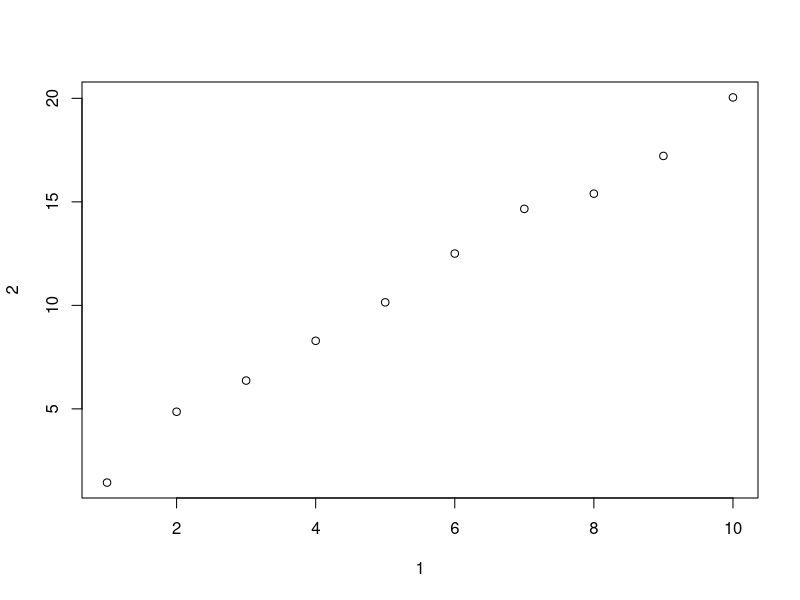
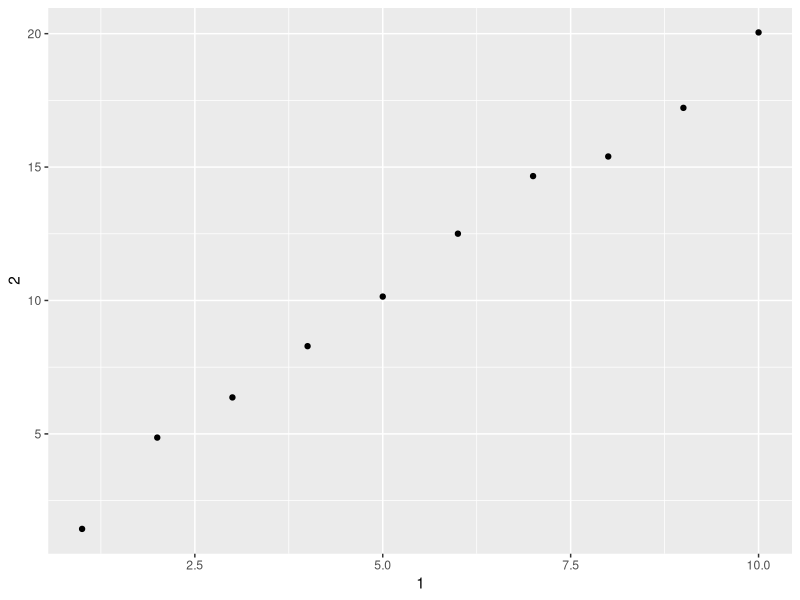
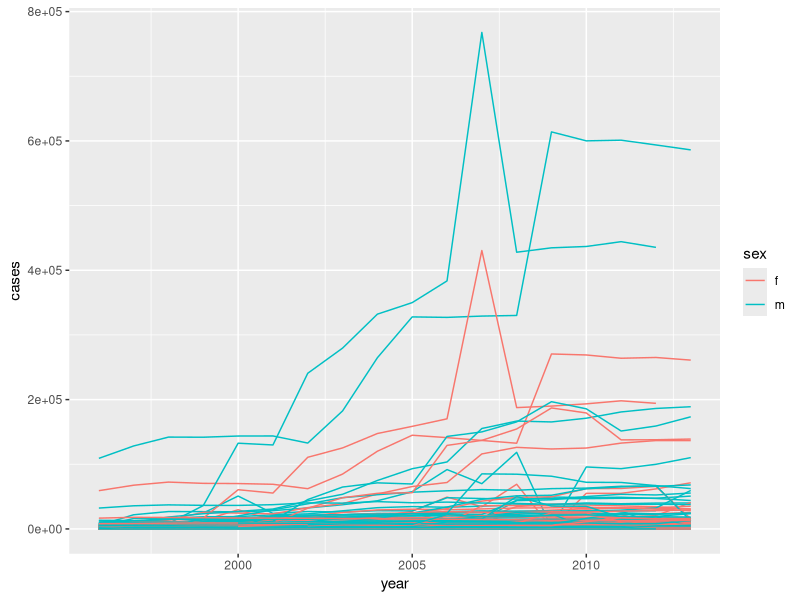

Reproduce these figures in R, in order.
## ---- chunk 1
knitr::opts_chunk$set(echo = TRUE)
library(tibble)
library(ggplot2)
library(dplyr)
library(tidyverse)
library(tidyr)
library(foreign)
## ---- chunk 2
mtcars
class(mtcars)
class(as_tibble(mtcars))
## ---- chunk 3
#data.frame
df <- data.frame(abc = 1, xyz = "a")

#tibble
tbl <- as.tibble(df)

df$x
tbl$x

df[, "xyz"]
tbl[,"xyz"]

df[, c("abc", "xyz")]
tbl[,c("abc","xyz")]

## ---- chunk 4
annoying <- tibble(
  `1` = 1:10,
  `2` = `1` * 2 + rnorm(length(`1`))
)

annoying

#(1)Extracting the variable called 1.
annoying[1]
annoying[["1"]]
annoying$'1'

#(2)Plotting a scatterplot of 1 vs 2.
plot(annoying)
ggplot(annoying, aes(x = `1`, y = `2`)) +geom_point()

#(3)Creating a new column called 3 which is 2 divided by 1.
annoying$`3` <- annoying$`2` / annoying$`1`
annoying[["3"]] <- annoying[["2"]] / annoying[["1"]]


#(4)Renaming the columns to one, two and three.
annoying <- rename(annoying, one = `1`, two = `2`, three = `3`)
glimpse(annoying)
## ---- chunk 5
?enframe()
enframe(c(a = 5, b = 7, c=25))
## ---- chunk 6
?print.tbl_df()
## ---- chunk 7
who

who1 <- who %>%
  gather(new_sp_m014:newrel_f65, key = "key", value = "cases", na.rm = TRUE)
glimpse(who1)
who1

who2 <- who1 %>%
 mutate(key = stringr::str_replace(key, "newrel", "new_rel"))
who2

who3 <- who2 %>%
  separate(key, c("new", "type", "sexage"), sep = "_")
who3

who3 %>%
  count(new)

who4 <- who3 %>%
  select(-new, -iso2, -iso3)

who5 <- who4 %>%
  separate(sexage, c("sex", "age"), sep = 1)
who5
## ---- chunk 8
who1 %>%
  filter(cases == 0) %>%
  nrow()
## ---- chunk 9
who3a <- who1 %>%
  separate(key, c("new", "type", "sexage"), sep = "_")
## ---- chunk 10
filter(who3a, new == "newrel") %>% head()
## ---- chunk 11
select(who3, country, iso2, iso3) %>%
  distinct() %>%
  group_by(country) %>%
  filter(n() > 1)
## ---- chunk 12
who5 %>%
  group_by(country, year, sex) %>%
  filter(year > 1995) %>%
  summarise(cases = sum(cases)) %>%
  unite(country_sex, country, sex, remove = FALSE) %>%
  ggplot(aes(x = year, y = cases, group = country_sex, colour = sex)) +
  geom_line()

